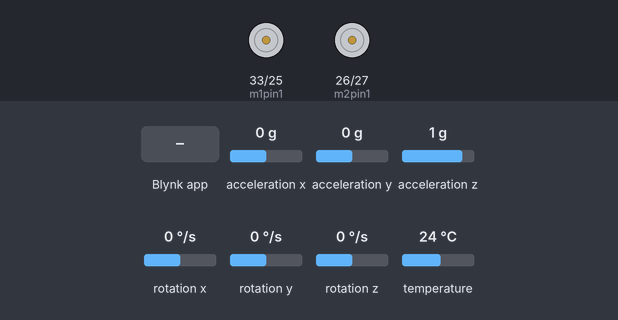
A sketch run on a simulated ESP32. On the bench: motor-driver pin pairs drawn as motors (green arrow = first pin HIGH = forward, orange = second pin HIGH = backward, longer = more drive, scaled by the enable pin). The inputs (shaded band) are chosen by the test bench; at power-on: rotation y 0 °/s, acceleration x 0 g, acceleration z 1 g, acceleration y 0 g, rotation x 0 °/s, rotation z 0 °/s, temperature 24 °C.

Above: at 3.1 s.
3.2 s: Blynk app writes 1 to V9
At 6.15 s:
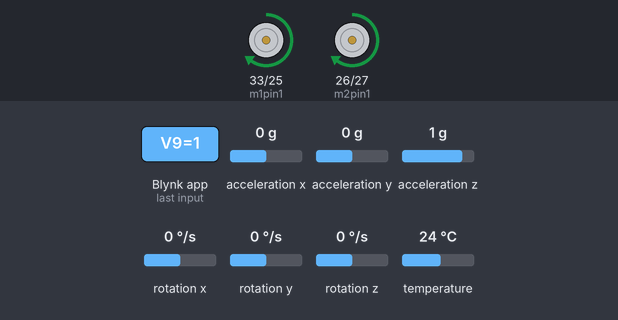
6.2 s: rotation y set to 100 °/s
At 8.8 s:
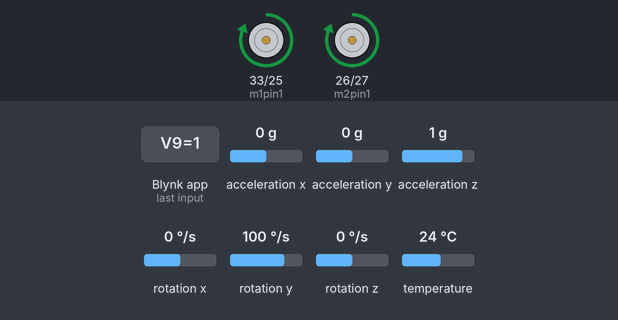
9.2 s: acceleration x set to -0.1 g
At 9.85 s:
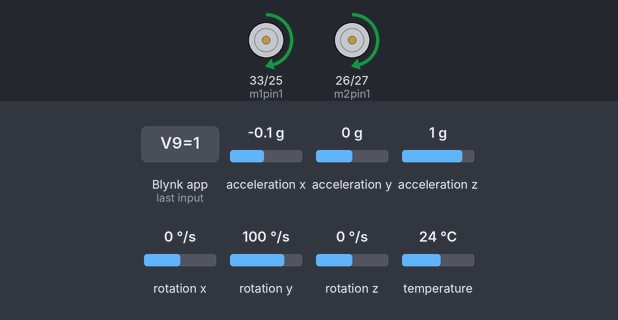
At 10.25 s:
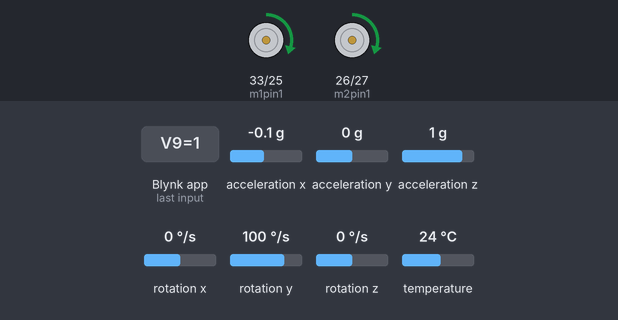
12.2 s: acceleration z set to 0 g
15.2 s: acceleration z set to 0.8 g
18.2 s: Blynk app writes 200 to V3
Timing chart, 0 to 20.7 s (numbered marks = the images above; inputs shaded):
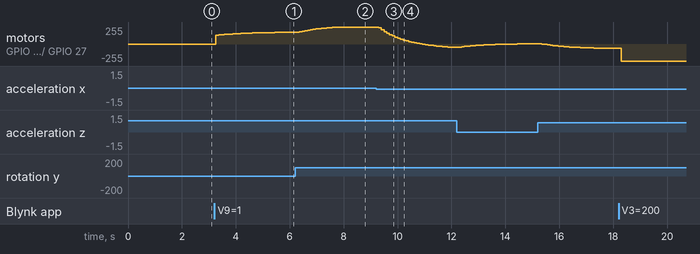

Measured:
- the behaviour switches between 0 and -0.1 g on acceleration x (found by bisection; images 2 and 3)
- after the input at 3.2 s, motor on GPIO 33 (m1pin1) / GPIO 25 (m1pin2), motor on GPIO 26 (m2pin1) / GPIO 27 (m2pin2): moves from stopped to forward 176/255 over 2.7 s, starting after 0.05 s
- after the input at 9.2 s, motor on GPIO 33 (m1pin1) / GPIO 25 (m1pin2), motor on GPIO 26 (m2pin1) / GPIO 27 (m2pin2): moves from forward 255/255 to backward 52/255 over 2.9 s, starting after 0.10 s

The sketch:

Edgent_ESP32.ino
```cpp
// Fill-in information from your Blynk Template here
#define BLYNK_TEMPLATE_ID "TMPL_NhPakMf"
#define BLYNK_DEVICE_NAME "Balancing Robot"

#define BLYNK_FIRMWARE_VERSION        "0.1.0"

#define BLYNK_PRINT Serial
//#define BLYNK_DEBUG

#define APP_DEBUG

// Uncomment your board, or configure a custom board in Settings.h
#define USE_WROVER_BOARD

#include "BlynkEdgent.h"


#define m1pin1 A5
#define m1pin2 A18
#define m1PWM A4
#define m2pin1 A19
#define m2pin2 A17
#define m2PWM A16


#include <Adafruit_MPU6050.h>
#include <Adafruit_Sensor.h>
#include <Wire.h>

Adafruit_MPU6050 mpu;

double AngleX;
double AngleY;
double AngleZ;
int32_t lastMillisSample;
int32_t lastMillisFast;
int32_t lastMillisSlow;
int32_t lastMillisPID;
double cycleRate;
double sampleRate;
double PIDRate;
double timeConstant;
double alpha;
double temperature;

#include "ArduPID.h"

ArduPID myController;

double setpoint = 0;
double input;
double output;
double P = 1;
double I = 0;
double D = 0;
int PIDON;

BLYNK_WRITE(V0)
{
  int LeftMotor = param.asInt();

  if (LeftMotor > 0) {
    digitalWrite(m1pin1, HIGH);
    digitalWrite(m1pin2, LOW);
    digitalWrite(m2pin1, HIGH);
    digitalWrite(m2pin2, LOW);
  }
  else {
    digitalWrite(m1pin1, LOW);
    digitalWrite(m1pin2, HIGH);
    digitalWrite(m2pin1, LOW);
    digitalWrite(m2pin2, HIGH);
  }
  //analogWrite(m1PWM, abs(LeftMotor));
  //analogWrite(m2PWM, abs(LeftMotor));
}

BLYNK_WRITE(V1)
{
  int test = param.asInt();
  digitalWrite(A15 , test);
  Serial.print("Blynk.Cloud is writing something to V1  : ");
  Serial.println(test);
}

BLYNK_WRITE(V9)
{
  PIDON = param.asInt();
  if (PIDON) {
    myController.start();
  }
  else {
    myController.stop();
  }
}


BLYNK_WRITE(V3)
{
  double PChange = param.asDouble();
  P = PChange;
  myController.setCoefficients(PChange, I, D);
}
BLYNK_WRITE(V4)
{
  double DChange = param.asDouble();
  D = DChange;
  myController.setCoefficients(P, I, DChange);
}
BLYNK_WRITE(V5)
{
  double IChange = param.asDouble();
  I = IChange;
  myController.setCoefficients(P, IChange, D);
}


void setup()
{
  pinMode(m1pin1, OUTPUT);
  pinMode(m1pin2, OUTPUT);
  pinMode(m1PWM, OUTPUT);
  pinMode(m2pin1, OUTPUT);
  pinMode(m2pin2, OUTPUT);
  pinMode(m2PWM, OUTPUT);

  digitalWrite(m1pin1, LOW);
  digitalWrite(m1pin2, LOW);
  digitalWrite(m1PWM, LOW);
  digitalWrite(m2pin1, LOW);
  digitalWrite(m2pin2, LOW);
  digitalWrite(m2PWM, LOW);

  Serial.begin(115200);
  delay(100);

  if (!mpu.begin()) {
    Serial.println("Failed to find MPU6050 chip");
    while (1) {
      delay(10);
    }
  }
  mpu.setAccelerometerRange(MPU6050_RANGE_8_G);
  mpu.setGyroRange(MPU6050_RANGE_500_DEG);
  mpu.setFilterBandwidth(MPU6050_BAND_21_HZ);
  lastMillisSample = 0;
  lastMillisFast = 0;
  lastMillisSlow = 0;
  sampleRate = 100; // in ms
  AngleX = 0;
  AngleY = 0;
  AngleZ = 0;
  timeConstant = 1;
  alpha = timeConstant / (timeConstant + sampleRate / 1000) ;

  myController.begin(&input, &output, &setpoint, P, I, D);
  myController.setOutputLimits( -255, 255);
  myController.stop();
  PIDRate = 100;//ms

  BlynkEdgent.begin();


  //Add store values to EEPROM and read them when boot and update blynk
}

void loop() {
  BlynkEdgent.run();

  //Sampling
  if (millis() - lastMillisSample > sampleRate) {
    sensors_event_t a, g, temp;
    mpu.getEvent(&a, &g, &temp);
    temperature = temp.temperature;

    double AGx, AGy, AGz;
    AGx = AngleX + RAD_TO_DEG * g.gyro.x * sampleRate / 1000;
    AGy = AngleY - RAD_TO_DEG * g.gyro.y * sampleRate / 1000;
    AGz = AngleZ + RAD_TO_DEG * g.gyro.z * sampleRate / 1000;

    double AAccx, AAccy, AAccz;
    AAccx = RAD_TO_DEG * (atan2(-a.acceleration.y, -a.acceleration.z));
    AAccy = RAD_TO_DEG * (atan2(-a.acceleration.x, -a.acceleration.z));
    AAccz = RAD_TO_DEG * (atan2(-a.acceleration.y, -a.acceleration.x));

    AngleX = alpha * AGx + (1 - alpha) * AAccx;
    AngleY = alpha * AGy + (1 - alpha) * AAccy;
    AngleZ = alpha * AGz + (1 - alpha) * AAccz;

    lastMillisSample = millis();
  }
  //PID computing
  if (millis() - lastMillisPID > PIDRate) {
    input = AngleY;

    myController.compute();

    /*myController.debug(&Serial, "myController", PRINT_INPUT    | // Can include or comment out any of these terms to print
                                              PRINT_OUTPUT   | // in the Serial plotter
                                              PRINT_SETPOINT |
                                              PRINT_BIAS     );
    */
    if (PIDON) {
      if (output > 0) {
        digitalWrite(m1pin1, HIGH);
        digitalWrite(m1pin2, LOW);
        digitalWrite(m2pin1, HIGH);
        digitalWrite(m2pin2, LOW);
      }
      else {
        digitalWrite(m1pin1, LOW);
        digitalWrite(m1pin2, HIGH);
        digitalWrite(m2pin1, LOW);
        digitalWrite(m2pin2, HIGH);
      }
      analogWrite(m1PWM, abs(output));
      analogWrite(m2PWM, abs(output));
    }
    else {

      digitalWrite(m1pin1, LOW);
      digitalWrite(m1pin2, LOW);
      digitalWrite(m2pin1, LOW);
      digitalWrite(m2pin2, LOW);
      analogWrite(m1PWM, 0);
      analogWrite(m2PWM, 0);

    }
    lastMillisPID = millis();
  }
  //Reporting data to blynk and serial
  if (millis() - lastMillisFast > 500) {//augmenter delay quand c'est controllé
    Blynk.virtualWrite(V2, AngleY);

    /*
      Serial.print("Comp angle X: ");
      Serial.print(AngleX);
      Serial.print(", Y: ");
      Serial.print(AngleY);
      Serial.print(", Z: ");
      Serial.print(AngleZ);
      Serial.println(" deg");
      Serial.print("millis : ");
      Serial.println(millis());
      Serial.print("delta millis : ");
      Serial.println(millis() - lastMillisFast);*/

    lastMillisFast = millis();
  }

  //Reporting data that doesn't need to be reported fast
  if (millis() - lastMillisSlow > 2000) {
    Blynk.virtualWrite(V6, temperature);
    /*
        Serial.print("Temperature: ");
        Serial.print(temperature);
        Serial.println(" degC");
        Serial.print("millis : ");
        Serial.println(millis());
        Serial.print("delta millis : ");
        Serial.println(millis() - lastMillisSlow);*/

    lastMillisSlow = millis();

  }
}
```
